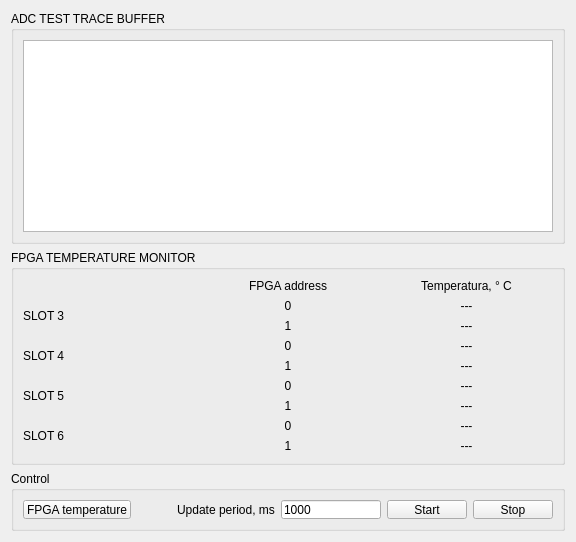
      <widget class="QWidget" name="tab_3">
       <attribute name="title">
        <string>ADC data test</string>
       </attribute>
       <layout class="QGridLayout" name="gridLayout_15">
        <item row="0" column="0" rowspan="2">
         <widget class="QGroupBox" name="groupBox_7">
          <property name="title">
           <string>ADC TEST TRACE BUFFER</string>
          </property>
          <layout class="QGridLayout" name="gridLayout_14">
           <item row="0" column="0">
            <widget class="QPlainTextEdit" name="ptTraceAdc">
             <property name="textInteractionFlags">
              <set>Qt::TextSelectableByKeyboard|Qt::TextSelectableByMouse</set>
             </property>
            </widget>
           </item>
          </layout>
         </widget>
        </item>
        <item row="2" column="0">
         <widget class="QGroupBox" name="groupBox_3">
          <property name="title">
           <string>FPGA TEMPERATURE MONITOR</string>
          </property>
          <layout class="QGridLayout" name="gridLayout_18">
           <item row="0" column="0">
            <layout class="QGridLayout" name="labelLayout">
             <item row="0" column="1">
              <widget class="QLabel" name="label_21">
               <property name="text">
                <string>FPGA address</string>
               </property>
               <property name="alignment">
                <set>Qt::AlignCenter</set>
               </property>
              </widget>
             </item>
             <item row="0" column="2">
              <widget class="QLabel" name="label_16">
               <property name="text">
                <string>Temperatura, ° C</string>
               </property>
               <property name="alignment">
                <set>Qt::AlignCenter</set>
               </property>
              </widget>
             </item>
             <item row="1" column="1">
              <widget class="QLabel" name="lb_fpgaName0">
               <property name="text">
                <string>0</string>
               </property>
               <property name="alignment">
                <set>Qt::AlignCenter</set>
               </property>
              </widget>
             </item>
             <item row="2" column="1">
              <widget class="QLabel" name="lb_fpgaName1">
               <property name="text">
                <string>1</string>
               </property>
               <property name="alignment">
                <set>Qt::AlignCenter</set>
               </property>
              </widget>
             </item>
             <item row="3" column="1">
              <widget class="QLabel" name="lb_fpgaName2">
               <property name="text">
                <string>0</string>
               </property>
               <property name="alignment">
                <set>Qt::AlignCenter</set>
               </property>
              </widget>
             </item>
             <item row="4" column="1">
              <widget class="QLabel" name="lb_fpgaName3">
               <property name="text">
                <string>1</string>
               </property>
               <property name="alignment">
                <set>Qt::AlignCenter</set>
               </property>
              </widget>
             </item>
             <item row="5" column="1">
              <widget class="QLabel" name="lb_fpgaName4">
               <property name="text">
                <string>0</string>
               </property>
               <property name="alignment">
                <set>Qt::AlignCenter</set>
               </property>
              </widget>
             </item>
             <item row="6" column="1">
              <widget class="QLabel" name="label_23">
               <property name="text">
                <string>1</string>
               </property>
               <property name="alignment">
                <set>Qt::AlignCenter</set>
               </property>
              </widget>
             </item>
             <item row="7" column="1">
              <widget class="QLabel" name="label_24">
               <property name="text">
                <string>0</string>
               </property>
               <property name="alignment">
                <set>Qt::AlignCenter</set>
               </property>
              </widget>
             </item>
             <item row="8" column="1">
              <widget class="QLabel" name="label_25">
               <property name="text">
                <string>1</string>
               </property>
               <property name="alignment">
                <set>Qt::AlignCenter</set>
               </property>
              </widget>
             </item>
             <item row="1" column="2">
              <widget class="QLabel" name="lb_fpgaT30">
               <property name="text">
                <string>---</string>
               </property>
               <property name="alignment">
                <set>Qt::AlignCenter</set>
               </property>
              </widget>
             </item>
             <item row="2" column="2">
              <widget class="QLabel" name="lb_fpgaT31">
               <property name="text">
                <string>---</string>
               </property>
               <property name="alignment">
                <set>Qt::AlignCenter</set>
               </property>
              </widget>
             </item>
             <item row="3" column="2">
              <widget class="QLabel" name="lb_fpgaT40">
               <property name="text">
                <string>---</string>
               </property>
               <property name="alignment">
                <set>Qt::AlignCenter</set>
               </property>
              </widget>
             </item>
             <item row="4" column="2">
              <widget class="QLabel" name="lb_fpgaT41">
               <property name="text">
                <string>---</string>
               </property>
               <property name="alignment">
                <set>Qt::AlignCenter</set>
               </property>
              </widget>
             </item>
             <item row="5" column="2">
              <widget class="QLabel" name="lb_fpgaT50">
               <property name="text">
                <string>---</string>
               </property>
               <property name="alignment">
                <set>Qt::AlignCenter</set>
               </property>
              </widget>
             </item>
             <item row="6" column="2">
              <widget class="QLabel" name="lb_fpgaT51">
               <property name="text">
                <string>---</string>
               </property>
               <property name="alignment">
                <set>Qt::AlignCenter</set>
               </property>
              </widget>
             </item>
             <item row="7" column="2">
              <widget class="QLabel" name="lb_fpgaT60">
               <property name="text">
                <string>---</string>
               </property>
               <property name="alignment">
                <set>Qt::AlignCenter</set>
               </property>
              </widget>
             </item>
             <item row="8" column="2">
              <widget class="QLabel" name="lb_fpgaT61">
               <property name="text">
                <string>---</string>
               </property>
               <property name="alignment">
                <set>Qt::AlignCenter</set>
               </property>
              </widget>
             </item>
             <item row="1" column="0" rowspan="2">
              <widget class="QLabel" name="label_17">
               <property name="text">
                <string>SLOT 3</string>
               </property>
              </widget>
             </item>
             <item row="3" column="0" rowspan="2">
              <widget class="QLabel" name="label_18">
               <property name="text">
                <string>SLOT 4</string>
               </property>
              </widget>
             </item>
             <item row="5" column="0" rowspan="2">
              <widget class="QLabel" name="label_19">
               <property name="text">
                <string>SLOT 5</string>
               </property>
              </widget>
             </item>
             <item row="7" column="0" rowspan="2">
              <widget class="QLabel" name="label_20">
               <property name="text">
                <string>SLOT 6</string>
               </property>
              </widget>
             </item>
            </layout>
           </item>
          </layout>
         </widget>
        </item>
        <item row="3" column="0">
         <widget class="QGroupBox" name="groupBox_9">
          <property name="maximumSize">
           <size>
            <width>16777215</width>
            <height>60</height>
           </size>
          </property>
          <property name="title">
           <string>Control</string>
          </property>
          <layout class="QGridLayout" name="gridLayout_19">
           <item row="0" column="0">
            <layout class="QHBoxLayout" name="horizontalLayout">
             <item>
              <widget class="QPushButton" name="pbFpgaT">
               <property name="text">
                <string>FPGA temperature</string>
               </property>
              </widget>
             </item>
             <item>
              <spacer name="horizontalSpacer_3">
               <property name="orientation">
                <enum>Qt::Horizontal</enum>
               </property>
               <property name="sizeHint" stdset="0">
                <size>
                 <width>40</width>
                 <height>20</height>
                </size>
               </property>
              </spacer>
             </item>
             <item>
              <widget class="QLabel" name="label_15">
               <property name="text">
                <string>Update period, ms</string>
               </property>
              </widget>
             </item>
             <item>
              <widget class="QLineEdit" name="leUpdateInfoPeriodAdc">
               <property name="maximumSize">
                <size>
                 <width>100</width>
                 <height>16777215</height>
                </size>
               </property>
               <property name="text">
                <string>1000</string>
               </property>
              </widget>
             </item>
             <item>
              <widget class="QPushButton" name="pbStartAdcTest">
               <property name="text">
                <string>Start</string>
               </property>
              </widget>
             </item>
             <item>
              <widget class="QPushButton" name="pbStopAdcTest">
               <property name="text">
                <string>Stop</string>
               </property>
              </widget>
             </item>
            </layout>
           </item>
          </layout>
         </widget>
        </item>
       </layout>
      </widget>
